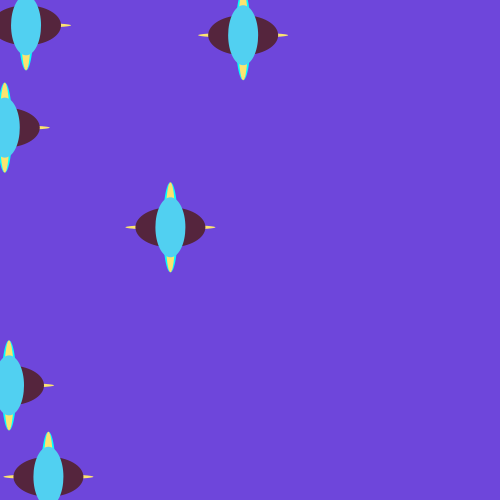
Frame 1 (no input)
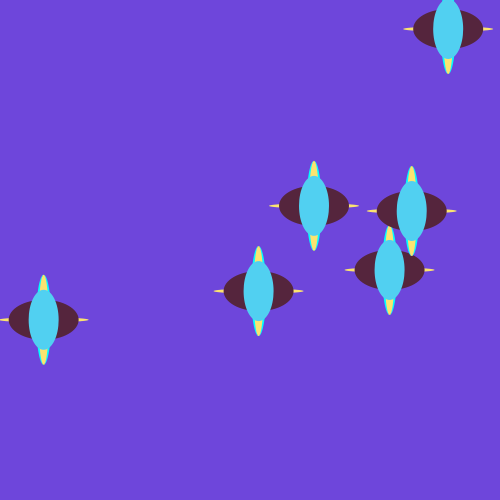
Frame 60 (the mouse pressed at the canvas centre just before this capture)
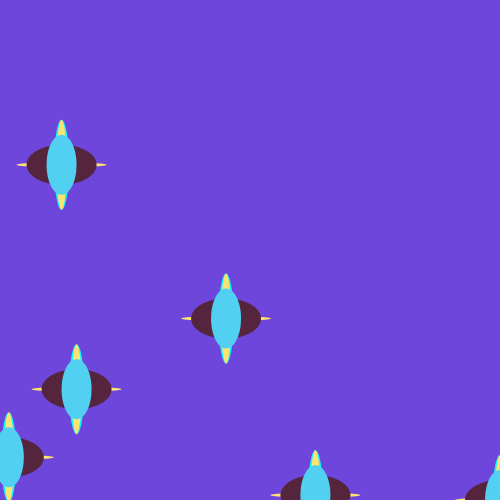
Frame 120 (the mouse held since frame 60 and released just before this capture)

The Processing sketch that drew these frames (run headless with seeded random() and noise(); from frame 60 on, the mouse is pressed at the canvas centre):

// Processing sketch: processing_117961
// ── processing_117961.pde

int NUM_THINGS = 10;
Thing[] things = new Thing[NUM_THINGS];
 
void setup() 
{
  size(500, 500); 
  smooth();
 background (110, 70, 219);
 
 
  for (int i = 0; i < NUM_THINGS; i++) 
  {
    things[i] = new Thing();
    things[i].x = random(1, width);
    things[i].y = random(5, height);
    things[i].direction = random(0, 360);
  }
}
 
void draw() 
{ 
  background( 110, 70, 219);
  for (int i = 4; i < NUM_THINGS; i++)
  {
    things[i].update();
  }
}
 
 
class Thing
{
  float myDiameter = 90;
  float x;
  float y;
  color col = #00FFFF;
  float speed = 5;
  float direction = 60;
 
  Thing()
  {
  
  }

  void update()
  {
    float dX = cos(radians(direction))*speed;
    float dY = sin(radians(direction))*speed;
    x = x + dX;
    y = y + dY;
    
    if (x > width)
    {
      x = 3;
    }
 
    if (x < 4)
    {
      x = width;
    }
 
    if (y > height)
    {
      y = 50;
    }
 
    if (y < 10)
    {
      y = height;
    }
 
    fill(col);
    noStroke();
    ellipse(x, y, 15, myDiameter);
    
    fill (81, 208, 241);
    ellipse (x, y, 10, myDiameter);
    
    fill(251, 228, 112);
    ellipse (x, y, myDiameter, 5);
    
    fill(251, 228, 112);
    ellipse (x, y, 20, 10);
    
    fill (85, 37, 61);
    ellipse (x, y, 7, myDiameter);
    
    fill (85, 37, 61);
    ellipse (x, y, 70, 40);
    
    fill (251, 228, 112);
     ellipse(x, y, 10, myDiameter);
     
     fill (81, 208, 241);
    ellipse (x, y, 30, 60);
    
  }
 
}
